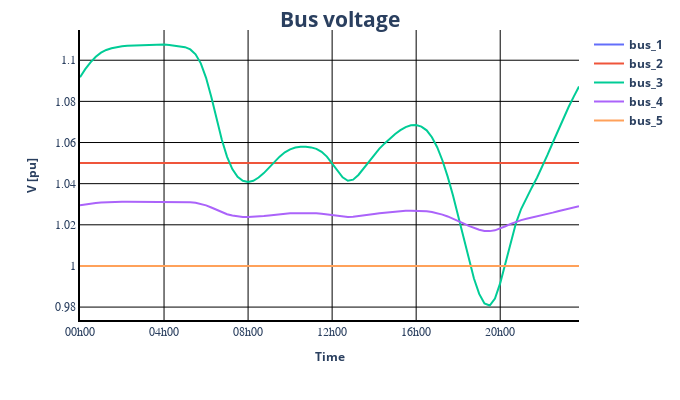

Notebook code for this chart:
### Code cell
pp_plot.plot_timeseries_result(data_df=result_df["res_bus.vm_pu"], ylabel="V [pu]",
                       plot_title="Bus voltage", filename= "voltage_result")
